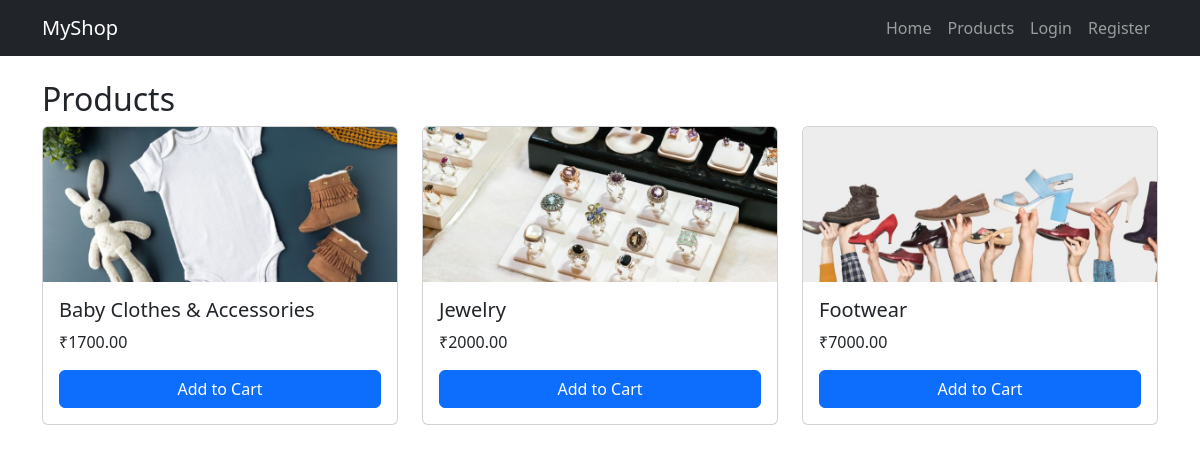
Screenshot of /products/ with the database file from the repository.
### admin_app/models.py (models this page shows, shortened)
class Product(models.Model):
    name = models.CharField(max_length=200)
    price = models.DecimalField(max_digits=10, decimal_places=2)
    stock = models.IntegerField()
    description = models.TextField(blank=True)
    image = models.ImageField(upload_to='products/', blank=True, null=True)
    created_at = models.DateTimeField(auto_now_add=True)

### admin_app/views.py (the view)
# urls.py: path('products/', views.product_list, name='products'),
def product_list(request):
    products = Product.objects.all()
    return render(request, 'admin_app/products.html', {'products': products})

### templates/admin_app/products.html
{% extends 'base.html' %}
{% block content %}
<h2>Products</h2>
<div class="row">
  {% for p in products %}
  <div class="col-md-4">
    <div class="card mb-3">
      {% if p.image %}
      <img src="{{ p.image.url }}" class="card-img-top" alt="{{ p.name }}">
      {% endif %}
      <div class="card-body">
    <h5 class="card-title">{{ p.name }}</h5>
    <p class="card-text">₹{{ p.price }}</p>
    <a href="{% url 'add_to_cart' p.id %}" class="btn btn-primary w-100">
        Add to Cart
    </a>
</div>
    </div>
  </div>
  {% empty %}
    <p>No products available.</p>
  {% endfor %}
</div>
{% endblock %}

### templates/base.html (shortened to what this page needs)
<!doctype html>
<html lang="en">
<head>
  <link href="https://cdn.jsdelivr.net/npm/bootstrap@5.3.2/dist/css/bootstrap.min.css" rel="stylesheet">
</head>
<body>
<nav class="navbar navbar-expand-lg navbar-dark bg-dark">
  <div class="container">
    <a class="navbar-brand" href="{% url 'home' %}">MyShop</a>
    <div class="collapse navbar-collapse" id="navbars">
      <ul class="navbar-nav ms-auto">
        <li class="nav-item"><a class="nav-link" href="{% url 'home' %}">Home</a></li>
        <li class="nav-item"><a class="nav-link" href="{% url 'products' %}">Products</a></li>
        {% if request.user.is_authenticated %}
          <li class="nav-item"><a class="nav-link" href="{% url 'view_cart' %}">Cart</a></li>
          <li class="nav-item"><a class="nav-link" href="{% url 'order_history' %}">Orders</a></li>
          <li class="nav-item"><a class="nav-link" href="{% url 'dashboard' %}">Dashboard</a></li>
          <li class="nav-item"><a class="nav-link" href="{% url 'view_profile' %}">My Profile</a></li>
          <li class="nav-item"></li><a class="nav-link" href="{% url 'update_profile' %}">Update Profile</a></li>
          <li class="nav-item"><a class="nav-link" href="{% url 'logout' %}">Logout</a></li>
        {% else %}
          <li class="nav-item"><a class="nav-link" href="{% url 'login' %}">Login</a></li>
          <li class="nav-item"><a class="nav-link" href="{% url 'register' %}">Register</a></li>
        {% endif %}
      </ul>
    </div>
  </div>
</nav>
<div class="container mt-4">
  {% block content %}{% endblock %}
</div>
</body>
</html>

### rows the page displays
Product: image (picture), name "Baby Clothes & Accessories", price "1700.00"
Product: image (picture), name "Jewelry", price "2000.00"
Product: image (picture), name "Footwear", price "7000.00"
